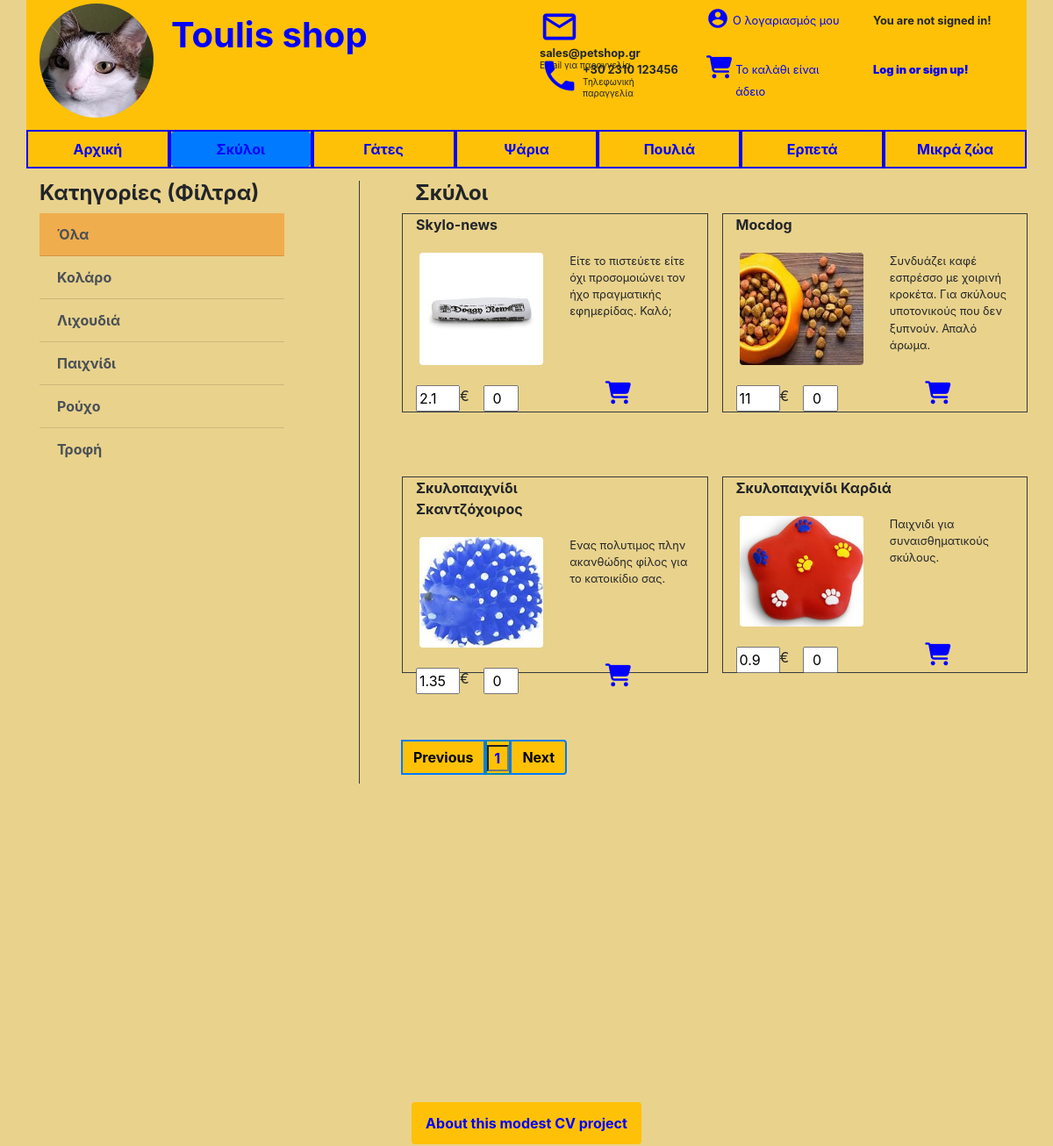
The page /page2.php on the database its author committed.
### tables this page shows
CREATE TABLE `prodtypes` (
  `TYPECODE` int(11) NOT NULL,
  `TYPENAME` varchar(30) NOT NULL
);

CREATE TABLE `products` (
  `PRODCODE` int(11) NOT NULL,
  `PRODNAME` varchar(30) NOT NULL,
  `TYPECODE_FK` int(11) NOT NULL,
  `PRODDESCRIPTION` varchar(249) DEFAULT NULL,
  `PRODPIC` varchar(200) DEFAULT NULL,
  `PRODSTOCK` int(11) NOT NULL,
  `PRODVALUE` double DEFAULT NULL
);

### scripts/driver_page2.php (called while the page is built, shortened)
<?php
    if (! isset($_GET['type'])){
        $currentExecQueryResultObject = fetchAllProductsByIdDesc();
        $typeValue = null;
    }
?>

### functions_and_classes/back_end_functions.php (called while the page is built, shortened)
<?php
    function execQueryWithResultSet($query){
        global $connection;
        $result = mysqli_query($connection,$query);
        $currentExecQueryResultObject = new ExecQueryResult();
        if (! $result) {
            $currentExecQueryResultObject -> querySuccess = false;
        }
        else{
            $currentExecQueryResultObject -> querySuccess = true;
            $currentExecQueryResultObject -> resultSet = $result;
            $currentExecQueryResultObject -> resultSetRows = mysqli_num_rows($result);
        }
        return $currentExecQueryResultObject;
    }
?>
<?php
    function fetchProdTypes() {
        $query = "SELECT * FROM PRODTYPES";
        $query .= " ORDER BY TYPENAME";
        $currentExecQueryResultObject = execQueryWithResultSet($query);
        return $currentExecQueryResultObject;
    }
?>
<?php
    function fetchAllProductsByIdDesc(){
        $query = "SELECT * FROM PRODUCTS";
        $query .= " ORDER BY PRODCODE DESC";
        $currentExecQueryResultObject = execQueryWithResultSet($query);
        return $currentExecQueryResultObject;
    }
?>

### functions_and_classes/controller_functions.php (called while the page is built, shortened)
<?php
    function getQuantityOfSpecificProdCodeCart($currentProdCode){
        return 0;
    }
?>

### functions_and_classes/front_end_functions.php (the view, shortened to what this page needs)
<?php
    function echoProductBox($marginsString,$row,$indexOfBox,$page,$dataAttributString) {
?>
        <div class="vitrinaDiv col border border-dark <?php echo $marginsString ?>" data-vitrina="<?php if (!is_null($dataAttributString)) {echo $dataAttributString;} ?>">
				<div class="custom-control-inline">
				    <p id="prodNameP_<?php echo $indexOfBox;?>" class="font-weight-bold"><?php echo $row['PRODNAME']; ?></p>
                    <pre>   </pre>
                </div>
				<div class="row mt-1" style="height:60%;">
					<div class="col ml-1" style="height:100%;">
				        <img id="prodPic_<?php echo $indexOfBox;?>" src="images\products\<?php echo $row['PRODPIC']; ?>" class="img-fluid rounded" alt="mocca" style="height:95%;">
					</div>
					<div class="col" style="height:100%;">
						<p id="prodDescreption_<?php echo $indexOfBox;?>" class="small"><?php echo $row['PRODDESCRIPTION']; ?>
						</p>
					</div>
				</div>
				<div class="row mt-2" style="height:25%;">
					<div class="col mt-2" style="height:100%;">
						<div class="custom-control-inline">
						    <input id="prodValue_<?php echo $indexOfBox;?>" type="text" style="width:50px;height:30px;" name="prodValue_<?php echo $indexOfBox?>" value="<?php echo $row['PRODVALUE']; ?>"/>€
						    <input id="quantity_<?php echo $indexOfBox;?>" type="number" class="quantityInput ml-3" name="quantity_<?php echo $indexOfBox;?>" min="0" max="<?php echo $row['PRODSTOCK']; ?>" value="<?php echo getQuantityOfSpecificProdCodeCart($row['PRODCODE']);?>" onkeydown="return false"/>
                        </div>
					</div>
					<div class="col" style="height:100%;">
						<button type="submit" class="buyButton btn btn-sm btn-outline-warning mb-2" name="btnPr_<?php echo $indexOfBox?>" style="border:1px;border-color: #2196F3;">
                            <i class="fas fa-shopping-cart float-left mr-1 " style="font-size:26px;color:#0000ff;"></i>
						</button>
					</div>
				</div>
        </div>
<?php
    }
?>
<?php
    function echoRowOfProductBox($RowOfProductBoxPlace,$resultProducts,$page,$isDown) {
        $actionPage="index.php";
        $plus3InIdIndexes=0;
        $dataAttributString=null;
        if ($RowOfProductBoxPlace == RowOfProductBoxPlace::last || $RowOfProductBoxPlace ==     RowOfProductBoxPlace::popular){
            if ($RowOfProductBoxPlace == RowOfProductBoxPlace::popular){
                $plus3InIdIndexes=3;
                $dataAttributString='pop_page';
            }
            else {
                $dataAttributString='last_page';
            }
            mysqli_data_seek($resultProducts,($page*3));
            for($counter = 0; $counter < 3; $counter++){
                if ($row = mysqli_fetch_assoc($resultProducts)){
                    echoProductBox("mr-4",$row,$counter + $plus3InIdIndexes,$actionPage,$dataAttributString);
                }
                else{
?>
                    <div class="col  <?php echo "mr-4" ?>">
                    </div>
<?php
                }
            }
        }
        else {
            $actionPage="page2.php";
            mysqli_data_seek($resultProducts,($page * 4) + ($isDown * 2));
            if ($isDown==0){
                $first=0;
                $second=1;
            }
            else {
                $first=2;
                $second=3;
            }
            if ($row = mysqli_fetch_assoc($resultProducts)){
                echoProductBox("mr-2",$row,$first,$actionPage,$dataAttributString);
            }
            else{
?>
                <div class="col  <?php echo "mr-2" ?>">
                </div>
<?php
            }
             if ($row = mysqli_fetch_assoc($resultProducts)){
                echoProductBox("ml-2 mr-n5",$row,$second,$actionPage,$dataAttributString);
            }
            else{
?>
                <div class="col  <?php echo "ml-2 mr-n5" ?>">
                </div>
<?php
            }
        }
    }
?>
<?php
    function echoCheckLoginMessage() {
        if (UserType::$userType == UserType::notLogged || isset($_POST['delete'])) {
            echo "You are not signed in!";
        }
        else {
            echo "You are signed in!";
        }
    }
?>
<?php
    function echoLoginLink() {
        if (UserType::$userType == UserType::notLogged || isset($_POST['delete'])) {
?>
            <a href="sign_in.php">
                <span class= "align-middle">
				    <small class="font-weight-bolder">Log in or sign up!</small>
				</span>
            </a>
    <?php
        }
?>
<?php
    }
?>
<?php
    function echoProductTypes(){
        $currentExecQueryResultObject = fetchProdTypes();
        while ($row = mysqli_fetch_assoc($currentExecQueryResultObject -> resultSet)){
            $str = "<a data-typeCode='" . $row['TYPECODE'] . "' href='page2.php?type=" . $row['TYPECODE'] . "'";
            echo $str;
?>
         class="list-group-item list-group-item-action" style="background-color:<?php if ( isset($_GET['type']) && $_GET['type']==$row['TYPECODE']){?>#f0ad4e<?php } else{?>#e9d28c<?php }?>">
<?php
            echo $row['TYPENAME']; ?>
            </a>
<?php
        }
    }
?>
<?php
    function echoCartMessage(){
        if (UserType::$userType == UserType::notLogged) {
            echo "Το καλάθι είναι άδειο";
            return;
        }
    }
?>
<?php
    function echoPagination($pagesKeyArray,$pagesValueArray,$currentPageIndex,$maxPage,$currentUrl,$typeKey,$typeValue,$dataPaginationString){
        $length = count ($pagesKeyArray);
?>
        <div class="dataTables_paginate paging_full_numbers row mt-2" style="height:50px;" data-pagination="<?php if (!is_null($dataPaginationString)) {echo $dataPaginationString;} ?>">
		<ul class="pagination" data-maxPage=<?php echo $maxPage;?>
            <li class="page-item" style="bjorder:2px solid blue;">
                <a class="page-link bg-warning font-weight-bolder" style="text-decoration:none" href="
                        ">Previous</a>
            <li class="page-item bg-warning" style="border:2px solid #0086b3;">
                <input type="text" class="vitrinaPage bg-warning font-weight-bolder mt-1" style="width:25px;color:blue;" value="
<?php
                       echo ($pagesValueArray[$currentPageIndex] + 1);
?>
                        "/>
            </li>
            <li class="page-item" style="bjorder:2px solid blue;">
                <a class="page-link bg-warning font-weight-bolder" style="text-decoration:none"  href="
<?php
                if($pagesValueArray[$currentPageIndex] < $maxPage){
                        echo $currentUrl . '?';
                    for($i = 0; $i < $length; $i++){
                        if ($i != 0){
                            echo '&';
                        }
                        echo $pagesKeyArray[$i] . '=';
                        if ($i == $currentPageIndex){
                            echo $pagesValueArray[$i] + 1;
                        }
                        else{
                            echo $pagesValueArray[$i];
                        }
                    }
                    if (! is_null($typeKey)) {
                        echo '&' . $typeKey . '=' . $typeValue;
                    }
                }
?>
                                    ">Next</a>
            </li>
        </ul>
        </div>
<?php
    }
?>

### scripts/header.php (shortened to what this page needs)
<!DOCTYPE html>
<html lang="en">
<head>
	<link rel="stylesheet" href="https://maxcdn.bootstrapcdn.com/bootstrap/4.4.1/css/bootstrap.min.css">
    <link rel="stylesheet" href="css/style.css">
</head>
<body>
<div class="container-width" style="background-color:#e9d28c">
<div class="container" style="background-color:#e9d28c">
	<div class="row" style="height:140px;">
		<div class="col-2 bg-warning">
			 <a href="index.php">
				<img src="images\logoNew.jpg" class="img-fluid pt-1 rounded-circle" alt="logo" stlyle="height:130px;">
			 </a>
		</div>
		<div class="col-4 bg-warning">
		<br>
            <div class="mt-n2 ml-n3"><h1 class="ml-n4" style="font-weight:bold;color:#0000ff;">Toulis shop</h1></div>
		</div>
		<div class="col-6 bg-warning">
		<br>
			<div class="row mt-n3" style="height:40%;">
				<div class="col">
					<span>
						<a href="index.php">
							<i class="material-icons float-left mr-1 " style="font-size:45px;color:#0000ff;">&#xe0e1;</i>
						</a>
							<span class= "align-middle">
								<p class="tiny mt-2" style="height:3px;">
									<small style="font-weight:bold">sales@petshop.gr</small>
									<br>
									<small style="font-size:10px;"class=""> Email για παραγγελία </small>
								</p>
							</span>
					</span>
				</div>
				<div class="col">
					<span>
						<a href="<?php if (UserType::$userType == UserType::notAdmin || UserType::$userType == UserType::admin){echo "menu_account";} else {echo "sign_in";}?>.php">
							<i class="material-icons float-left mr-1 " style="font-size:26px;color:#0000ff;">&#xe853;</i>
							<span class= "align-middle">
								<small>Ο λογαριασμός μου</small>
							</span>
						</a>
					</span>
				</div>
				<div class="col">
					<span>
							<span class= "align-middle">
								<small class="font-weight-bolder" >
								    <?php echoCheckLoginMessage();?>
								</small>
							</span>
					</span>
				</div>
			</div>
			<div class="row" style="height:40%;">
				<div class="col">
					<span>
						<i class="material-icons float-left mr-1 " style="font-size:45px;color:#0000ff;">&#xe551;</i>
						<span class= "align-middle">
							<p class="tiny mt-2" style="height:3px;">
								<small style="font-weight:bold">+30 2310 123456</small>
								<br>
								<small style="font-size:10px;"class=""> Τηλεφωνική παραγγελία </small>
							</p>
						</span>
					</span>
				</div>
				<div class="col">
					<span>
						<a href="<?php if (UserType::$userType == UserType::notLogged) {echo "sign_in";} else {echo "page3";}?>.php">
							<i class="fas fa-shopping-cart float-left mr-1 " style="font-size:26px;color:#0000ff;"></i>
							<span class= "align-middle">
								<small id="cartHlineSmall"><?php echoCartMessage();?></small>
							</span>
						</a>
					</span>
				</div>
				<div class="col">
					<span>
				        <?php echoLoginLink();?>
					</span>
				</div>
			</div>
		</div>
	</div>

### scripts/menu.php
<div class="row bg-warning sticky-top" style="height:50px;">
	<ul class="nav nav-pills nav-justified w-100 pt-2"  >
		<li class="nav-item" >
			<a class="nav-link " href="index.php" style="color:#0000ff;" id="startLink" >Αρχική</a>
		</li>
		<li class="nav-item" >
			<a class="nav-link " href="page2.php" style="color:#0000ff;" id="dogLink">Σκύλοι</a>
		</li>
		<li class="nav-item" >
			<a class="nav-link " href="index.php" style="color:#0000ff;">Γάτες</a>
		</li>
		<li class="nav-item" >
			<a class="nav-link" href="index.php" style="color:#0000ff;">Ψάρια</a>
		</li>
		<li class="nav-item" >
			<a class="nav-link " href="index.php" style="color:#0000ff;">Πουλιά</a>
		</li>
		<li class="nav-item" >
			<a class="nav-link " href="index.php" style="color:#0000ff;">Ερπετά</a>
		</li>
		<li class="nav-item" >
			<a class="nav-link " href="index.php" style="color:#0000ff;">Μικρά ζώα</a>
		</li>
	</ul>
</div>

### page2.php (shortened to what this page needs)
<?php include "functions_and_classes\\front_end_functions.php" ?>
<?php include "functions_and_classes\\controller_functions.php" ?>
<?php include "functions_and_classes\\back_end_functions.php" ?>
<?php include "scripts\\driver_page2.php" ?>
<?php include "scripts\\header.php" ?>
<?php include "scripts\\menu.php" ?>
	<div class="container-width mt-3" style="height:1100px;background-color:#e9d28c">
		<div class="row mt-2 mb-5" style="height:440px;"</div>
			<div id="filter_div" class="col-4 border border-dark border-top-0 border-bottom-0 border-left-0 mr-5" data-type=<?php if (!is_null($typeValue)){ echo $typeValue;} else {echo -1;}?>>
				<h4 class="font-weight-bolder ">Κατηγορίες (Φίλτρα)</h4>
				<div id="filtersDiv" class="list-group list-group-flush" style="width:80%">
					<a data-typeCode="-1" href="page2.php" class="type list-group-item list-group-item-action" style="background-color:<?php if (! isset($_GET['type'])){?>#f0ad4e<?php } else{?>#e9d28c<?php }?>">Όλα</a>
					<?php echoProductTypes();?>
				</div>
			</div>
			<div class="col-7 mr-n4">
				<h4 class="font-weight-bolder ">Σκύλοι</h4>
                <form id="cortForm" data-userType="<?php echo UserType::$userType;?>" action="index.php" method="post">
				<div class="row mt-2 mb-5" style="height:220px;">
				    <?php $isDown=0; echoRowOfProductBox(RowOfProductBoxPlace::byType,$resultProducts,$page,$isDown); ?>
				</div>
				<br/>
				<div class="row mt-2 mb-5" style="height:220px;">
				</div>
				<br/>
				<?php echoPagination($pagesKeyArray,$pagesValueArray,0,$maxPage,$currentUrl,$typeKey,$typeValue,'type');?>
                </form>
			</div>
		</div>
	</div>
<?php include "scripts\\footer.php" ?>

### scripts/footer.php
	<div class="row mt-2 fixed-bottom " style="height:50px;">
		<ul class="breadcrumb mx-auto bg-warning"  >
			<li class="breadcrumb-item"><a href="about.php">About this modest CV project</a></li>
		</ul>
	</div>
</div>
</div>
</body>

### css/style.css (style rules this page uses)
a { color: #0000ff; text-decoration:none; font-weight:bold; }
p.tiny { line-height: 0.8; }
input[type=number] { text-align: right; width:40px; }
.page-link { color: #000 !important; background-color: #ffc107 !important; border: 2px solid #007bff !important; }
.dataTables_paginate { width: 100%; text-align: left; }
.nav-item { border:2px solid #0000ff; }

### rows shown on the page
prodtypes: TYPENAME "Κολάρο"
prodtypes: TYPENAME "Λιχουδιά"
prodtypes: TYPENAME "Παιχνίδι"
prodtypes: TYPENAME "Ρούχο"
prodtypes: TYPENAME "Τροφή"
products: PRODNAME "Skylo-news", PRODPIC (picture), PRODDESCRIPTION "Είτε το πιστεύετε είτε όχι προσομοιώνει τον ήχο πραγματικής εφημερίδας. Καλό;", PRODVALUE "2.1", PRODCODE "0"
products: PRODNAME "Mocdog", PRODPIC (picture), PRODDESCRIPTION "Συνδυάζει καφέ εσπρέσσο με χοιρινή κροκέτα. Για σκύλους υποτονικούς που δεν ξυπνούν. Απαλό άρωμα.", PRODVALUE "11", PRODCODE "0"
products: PRODNAME "Σκυλοπαιχνίδι Σκαντζόχοιρος", PRODPIC (picture), PRODDESCRIPTION "Ενας πολυτιμος πλην ακανθώδης φίλος για το κατοικίδιο σας.", PRODVALUE "1.35", PRODCODE "0"
products: PRODNAME "Σκυλοπαιχνίδι Καρδιά", PRODPIC (picture), PRODDESCRIPTION "Παιχνιδι για συναισθηματικούς σκύλους.", PRODVALUE "0.9", PRODCODE "0"
